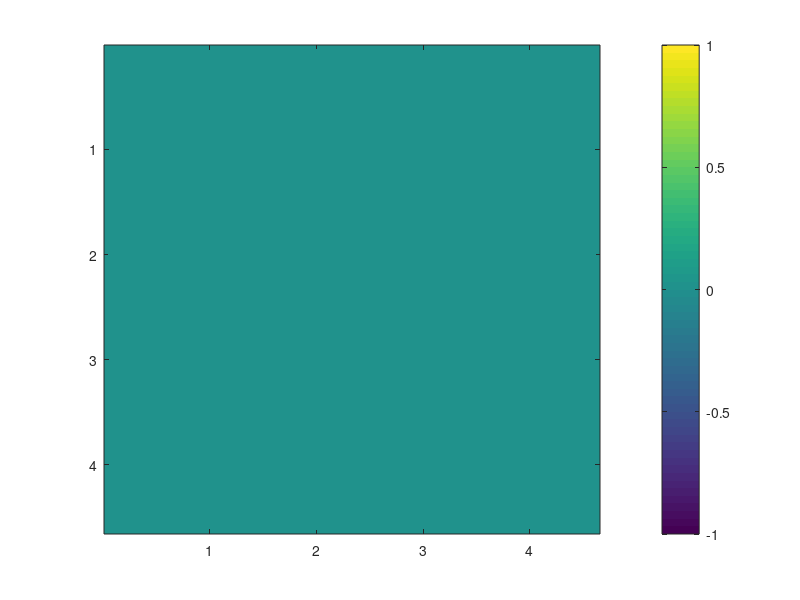

Source code (MATLAB): (Note: this script raises an error after producing the figure.)
%%%%%%%%%%%%%%%%%%%%%%%%%%%%%%%%%%%%%%%%%%%%%%%%%%%%%%%%%%%%%%%%%%%%%%%%%%%
% Written for Course :- Computational Electromagnetics, Fall 2011
%                       Department of Electrical Engineering
%                       Indian Institute of Technology Madras
%                       Chennai - 600036, India
%
% Authors            :- Sathya Swaroop Ganta, B.Tech., M.Tech. Electrical Engg.
%                       Kayatri, M.S. Engineering Design
%                       Pankaj, M.S. Electrical Engg.
%                       Sumantra Chaudhuri, M.S. Electrical Engg.
%                       Projesh Basu, M.S. Electrical Engg.
%                       Nikhil Kumar CS, M.S. Electrical Engg.
%
% Instructor :- Ananth Krishnan
%               Assistant Professor
%               Department of Electrical Engineering
%               Indian Institute of Technology Madras
%
% Any correspondance regarding this program may be addressed to
% Prof. Ananth Krishnan at 'computational.em.at.iit.madras@gmail.com'
%
% Copyright/Licensing :- For educational and research purposes only. No
% part of this program may be used for any financial benefit of any kind
% without the consent of the instructor of the course.
%
%%%%%%%%%%%%%%%%%%%%%%%%%%%%%%%%%%%%%%%%%%%%%%%%%%%%%%%%%%%%%%%%%%%%%%%%%%%
% "A photonic crystal waveguide simulation using 2D FDTD"
% 
%              The photonic crystal structure consists of periodic dielectric 
% or metallo-dielectric structures within a background material of different 
% index. Photons, behaving as waves, propagate through the structure or not, 
% depending on the relation between the dimensions of the periodic structures
% and the wavelength of the propagating waves. 
%                
%              In this program, a 4.65 micron x 4.65 micron structure is taken
% with 7x7 periodic structures of square dimensions (made of silicon i.e n=3.4)  
% having 0.15 micron as the length of a side as a 7x7 square array at the centre 
% of the domain with a separation of 0.45 micron between neighbouring structures
% both horizontally and vertically. The region in between and surrounding that 
% of the structures are filled with air of refractive index, n=1. A central 
% horizontal line of 7 periodic structures are removed to form a central wave
% guide through which the light is guided.
%
%             The smallest dimension in this case is the dimension of the  
% periodic structures i.e 0.15 microns which is again divided into 'factor'
% no of space steps in the 2D FDTD program below and all dimensions in the
% structure including source wavelength are modeled using this smallest 
% dimension iin terms of numer of space steps.
%
%             An option is given in the program to have Mur’s absorbing boundary 
% condition or perfectly matched layer boundary condition. The 2D FDTD codes
% for the two cases are given in a detailed fashion in the previous programs
% and they are being reused here.
%
%             A color scaled plot of the Ez wave travelling through the
% waveguides starting from the left end of the central waveguide as a line
% source along the length of missing periodic structure of the central waveguide. 
% The source is hard and sinusoidal in nature and its free space wavelength 
% is given as 1.55 microns. The epsilon profile of the platform is shown in 
% the background of the plot to give a feel for the location of the travelling 
% wave. The simulation can be stopped by closing this plot window or by waiting 
% till the plots for all the time steps are shown.
%%%%%%%%%%%%%%%%%%%%%%%%%%%%%%%%%%%%%%%%%%%%%%%%%%%%%%%%%%%%%%%%%%%%%%%%%%%


%Clearing variables in memory and Matlab command screen
close all
clear;
clc;

%Boundary condition selection, any one can be selected by making it 1
pml=1;
abc=0;

factor=10;
%'factor' :- the number of times the smallest dimension (viz. 0.15 micron in 
%             the given spec) is divided to get one space step (delta)
% Increasing value of factor increases resolution of results but if that is done, 
% to see full result, value of time_tot (total time steps) should be increased. 

%Courant stability factor
S=1/(2^0.5);

% Parameters of free space (permittivity and permeability and speed of
% light) are all not 1 and are given real values
epsilon0=(1/(36*pi))*1e-9;
mu0=4*pi*1e-7;
c=3e+8;

% Spatial grid step length (spatial grid step= 0.15 micron/factor; and factor 
% can be changed)
delta=0.15e-6/factor;
% Temporal grid step obtained using Courant condition
deltat=S*delta/c;

%Total no of time steps
time_tot=1000;

% Grid Dimension in x (xdim) and y (ydim) directions
ydim=31*factor;%The domain is 30*factor space steps or 31*0.15=4.65 microns long
xdim=31*factor;%The domain is 80*factor space steps or 31*0.15=4.65 microns wide

%Free-space wavelength in microns
wav=1.55;

%Index of the periodic structures
index=3.4;

% Initialization of permittivity and permeability matrices
epsilon=epsilon0*ones(xdim,ydim);
mu=mu0*ones(xdim,ydim);


% Defining of the permittivity profile of the region:-

% Defining of the 7x7 array of periodic structures
for i=4:4:28
    for j=4:4:28
        epsilon((i-1)*factor+1:i*factor,(j-1)*factor+1:j*factor)=index*index*epsilon0;
    end
end

% Defining of the central waveguide region 
epsilon(:,15*factor+1:16*factor)=epsilon0;


% 2D FDTD update for PML boundary as used in previous program
if pml==1
    
    % Initialization of field matrices
    Ez=zeros(xdim,ydim);
    Ezx=zeros(xdim,ydim);
    Ezy=zeros(xdim,ydim);
    Hy=zeros(xdim,ydim);
    Hx=zeros(xdim,ydim);
    
    % Initializing electric conductivity matrices in x and y directions
    sigmax=zeros(xdim,ydim);
    sigmay=zeros(xdim,ydim);
    
    
    %Perfectly matched layer boundary design
    %Reference:-http://dougneubauer.com/wp-content/uploads/wdata/yee2dpml1/yee2d_c.txt
    %(An adaptation of 2-D FDTD TE code of Dr. Susan Hagness)
    
    %Boundary width of PML in all directions
    bound_width=factor*3;
    
    %Order of polynomial on which sigma is modeled
    gradingorder=6;
    
    %Required reflection co-efficient
    refl_coeff=1e-6;
    
    %Polynomial model for sigma
    sigmamax=(-log10(refl_coeff)*(gradingorder+1)*epsilon0*c)/(2*bound_width*delta);
    boundfact1=((epsilon(xdim/2,bound_width)/epsilon0)*sigmamax)/((bound_width^gradingorder)*(gradingorder+1));
    boundfact2=((epsilon(xdim/2,ydim-bound_width)/epsilon0)*sigmamax)/((bound_width^gradingorder)*(gradingorder+1));
    boundfact3=((epsilon(bound_width,ydim/2)/epsilon0)*sigmamax)/((bound_width^gradingorder)*(gradingorder+1));
    boundfact4=((epsilon(xdim-bound_width,ydim/2)/epsilon0)*sigmamax)/((bound_width^gradingorder)*(gradingorder+1));
    x=0:1:bound_width;
    for i=1:1:xdim
        sigmax(i,bound_width+1:-1:1)=boundfact1*((x+0.5*ones(1,bound_width+1)).^(gradingorder+1)-(x-0.5*[0 ones(1,bound_width)]).^(gradingorder+1));
        sigmax(i,ydim-bound_width:1:ydim)=boundfact2*((x+0.5*ones(1,bound_width+1)).^(gradingorder+1)-(x-0.5*[0 ones(1,bound_width)]).^(gradingorder+1));
    end
    for i=1:1:ydim
        sigmay(bound_width+1:-1:1,i)=boundfact3*((x+0.5*ones(1,bound_width+1)).^(gradingorder+1)-(x-0.5*[0 ones(1,bound_width)]).^(gradingorder+1))';
        sigmay(xdim-bound_width:1:xdim,i)=boundfact4*((x+0.5*ones(1,bound_width+1)).^(gradingorder+1)-(x-0.5*[0 ones(1,bound_width)]).^(gradingorder+1))';
    end
    
    %Magnetic conductivity matrix obtained by Perfectly Matched Layer condition
    %This is also split into x and y directions in Berenger's model
    sigma_starx=(sigmax.*mu)./epsilon;
    sigma_stary=(sigmay.*mu)./epsilon;
    
    %Multiplication factor matrices for H matrix update to avoid being calculated many times
    %in the time update loop so as to increase computation speed
    G=((mu-0.5*deltat*sigma_starx)./(mu+0.5*deltat*sigma_starx));
    H=(deltat/delta)./(mu+0.5*deltat*sigma_starx);
    A=((mu-0.5*deltat*sigma_stary)./(mu+0.5*deltat*sigma_stary));
    B=(deltat/delta)./(mu+0.5*deltat*sigma_stary);
    
    %Multiplication factor matrices for E matrix update to avoid being calculated many times
    %in the time update loop so as to increase computation speed
    C=((epsilon-0.5*deltat*sigmax)./(epsilon+0.5*deltat*sigmax));
    D=(deltat/delta)./(epsilon+0.5*deltat*sigmax);
    E=((epsilon-0.5*deltat*sigmay)./(epsilon+0.5*deltat*sigmay));
    F=(deltat/delta)./(epsilon+0.5*deltat*sigmay);
    
    % Update loop begins
    for n=1:1:time_tot
        
        %matrix update instead of for-loop for Hy and Hx fields
        Hy(1:xdim-1,1:ydim-1)=A(1:xdim-1,1:ydim-1).*Hy(1:xdim-1,1:ydim-1)+B(1:xdim-1,1:ydim-1).*(Ezx(2:xdim,1:ydim-1)-Ezx(1:xdim-1,1:ydim-1)+Ezy(2:xdim,1:ydim-1)-Ezy(1:xdim-1,1:ydim-1));
        Hx(1:xdim-1,1:ydim-1)=G(1:xdim-1,1:ydim-1).*Hx(1:xdim-1,1:ydim-1)-H(1:xdim-1,1:ydim-1).*(Ezx(1:xdim-1,2:ydim)-Ezx(1:xdim-1,1:ydim-1)+Ezy(1:xdim-1,2:ydim)-Ezy(1:xdim-1,1:ydim-1));
        
        %matrix update instead of for-loop for Ez field
        Ezx(2:xdim,2:ydim)=C(2:xdim,2:ydim).*Ezx(2:xdim,2:ydim)+D(2:xdim,2:ydim).*(-Hx(2:xdim,2:ydim)+Hx(2:xdim,1:ydim-1));
        Ezy(2:xdim,2:ydim)=E(2:xdim,2:ydim).*Ezy(2:xdim,2:ydim)+F(2:xdim,2:ydim).*(Hy(2:xdim,2:ydim)-Hy(1:xdim-1,2:ydim));
        
        % Source condition incorporating given free space wavelength 'wav'
        % and having a location at the left end of central waveguide just
        % after PML boundary
        tstart=1;
        N_lambda=wav*1e-6/delta;
        Ezx(bound_width+1,15*factor+1:16*factor)=0.5*sin(((2*pi*(c/(delta*N_lambda))*(n-tstart)*deltat)));
        Ezy(bound_width+1,15*factor+1:16*factor)=0.5*sin(((2*pi*(c/(delta*N_lambda))*(n-tstart)*deltat)));
                
        Ez=Ezx+Ezy;
        
        %Movie type colour scaled image plot of Ez
        h=imagesc(delta*1e+6*(1:1:xdim),(1e+6*delta*(1:1:ydim))',Ez',[-1,1]);colorbar;
        set(h,'AlphaData',2*epsilon'/epsilon0);
        colormap(slanCM('bwr')); % Apply blue-white-red colormap
        title(['\fontsize{20}Color-scaled image plot of Ez in photonic crystal waveguide with PML boundary and at time = ',num2str(round(n*deltat*1e+15)),' fs']);
        xlabel('x (in um)','FontSize',20);
        ylabel('y (in um)','FontSize',20);
        set(gca,'FontSize',20);
        getframe;
    end
end

%Fdtd update for Mur's absorbing boundary conditions
if abc==1
    
    % Initialization of field matrices
    Ez=zeros(xdim,ydim);
    Hy=zeros(xdim,ydim);
    Hx=zeros(xdim,ydim);
    
    % Initializing electric and magnetic conductivity matrices
    sigma=4e-4*ones(xdim,ydim);
    sigma_star=4e-4*ones(xdim,ydim);
    
    %Multiplication factor matrices for H matrix update to avoid being calculated many times
    %in the time update loop so as to increase computation speed
    A=((mu-0.5*deltat*sigma_star)./(mu+0.5*deltat*sigma_star));
    B=(deltat/delta)./(mu+0.5*deltat*sigma_star);
    
    %Multiplication factor matrices for E matrix update to avoid being calculated many times
    %in the time update loop so as to increase computation speed
    C=((epsilon-0.5*deltat*sigma)./(epsilon+0.5*deltat*sigma));
    D=(deltat/delta)./(epsilon+0.5*deltat*sigma);
    
    %Mur's absorbing boundary condition parameters
    p0=1;
    p2=-0.5;
    
    %Co-efficients of present and previous (regarding time-step) boundary Ez values
    %in boundary update equation for forward/up and backward/down boundaries in
    %the domain (as given in [1])
    c0=(c/(2*S))*(1-(p0/S));
    c1=-(c/(2*S))*(1+(p0/S));
    c2=(c/(S^2))*(p0+(p2*S*S));
    c3=-(p2*c)/2;
    c0efffor=-(c0/c1);
    c2efffor=-(c2/c1);
    c3efffor=-(c3/c1);
    c0=(c/(2*S))*(1+(p0/S));
    c1=-(c/(2*S))*(1-(p0/S));
    c2=-(c/(S^2))*(p0+(p2*S*S));
    c3=(p2*c)/2;
    c1effrev=-(c1/c0);
    c2effrev=-(c2/c0);
    c3effrev=-(c3/c0);
    
    %Storage vectors for Ez boundary and boundary-1 values of previous and its
    %previous timesteps
    prev_xfor=zeros(1,ydim);
    prev_x_minus_1for=zeros(1,ydim);
    prev_yfor=zeros(xdim,1);
    prev_y_minus_1for=zeros(xdim,1);
    prev_xrev=zeros(1,ydim);
    prev_x_minus_1rev=zeros(1,ydim);
    prev_yrev=zeros(xdim,1);
    prev_y_minus_1rev=zeros(xdim,1);
    
    % Update loop begins
    for n=1:1:time_tot
        
        %Vector update instead of for-loop for Hy and Hx fields
        Hx(2:xdim-3,2:ydim-3)=A(2:xdim-3,2:ydim-3).*Hx(2:xdim-3,2:ydim-3)-B(2:xdim-3,2:ydim-3).*(Ez(2:xdim-3,3:ydim-2)-Ez(2:xdim-3,2:ydim-3));
        Hy(2:xdim-3,2:ydim-3)=A(2:xdim-3,2:ydim-3).*Hy(2:xdim-3,2:ydim-3)+B(2:xdim-3,2:ydim-3).*(Ez(3:xdim-2,2:ydim-3)-Ez(2:xdim-3,2:ydim-3));
        
        %Vector update instead of for-loop for Ez field
        Ez(3:xdim-3,3:ydim-3)=C(3:xdim-3,3:ydim-3).*Ez(3:xdim-3,3:ydim-3)+(Hy(3:xdim-3,3:ydim-3)-Hy(2:xdim-4,3:ydim-3)-Hx(3:xdim-3,3:ydim-3)+Hx(3:xdim-3,2:ydim-4)).*D(3:xdim-3,3:ydim-3);
        
        %Mur's abc conditions obtained from Mur's difference equation for
        %forward boundary
        if n>1
            Ez(xdim-2,3:1:ydim-3)=c0efffor*(Ez(xdim-3,3:1:ydim-3)+prev_prev_xfor(1,3:1:ydim-3))-prev_prev_x_minus_1for(1,3:1:ydim-3)+c2efffor*(prev_xfor(1,3:1:ydim-3)+prev_x_minus_1for(1,3:1:ydim-3))+c3efffor*(prev_x_minus_1for(1,2:1:ydim-4)+prev_x_minus_1for(1,4:1:ydim-2)+prev_xfor(1,2:1:ydim-4)+prev_xfor(1,4:1:ydim-2));
        end
        
        %Storage vectors for boundary and boundary-1 values of previous and its
        %previous time steps updated at forward boundary
        prev_prev_xfor=prev_xfor;
        prev_prev_x_minus_1for=prev_x_minus_1for;
        prev_xfor(1,1:1:ydim)=Ez(xdim-2,1:1:ydim);
        prev_x_minus_1for(1,1:1:ydim)=Ez(xdim-3,1:1:ydim);
        
        %Mur's abc conditions obtained from Mur's difference equation for
        %backward boundary
        if n>1
            Ez(2,3:1:ydim-3)=-prev_prev_xrev(1,3:1:ydim-3)+c1effrev*(Ez(3,3:1:ydim-3)+prev_prev_x_minus_1rev(1,3:1:ydim-3))+c2effrev*(prev_xrev(1,3:1:ydim-3)+prev_x_minus_1rev(1,3:1:ydim-3))+c3effrev*(prev_x_minus_1rev(1,2:1:ydim-4)+prev_x_minus_1rev(1,4:1:ydim-2)+prev_xrev(1,2:1:ydim-4)+prev_xrev(1,4:1:ydim-2));
        end
        
        %Storage vectors for boundary and boundary-1 values of previous and its
        %previous time steps updated at backward boundary
        prev_prev_xrev=prev_xrev;
        prev_prev_x_minus_1rev=prev_x_minus_1rev;
        prev_xrev(1,1:1:ydim)=Ez(3,1:1:ydim);
        prev_x_minus_1rev(1,1:1:ydim)=Ez(2,1:1:ydim);
        
        %Mur's abc conditions obtained from Mur's difference equation for
        %upward boundary
        if n>1
            Ez(3:1:xdim-3,ydim-2)=c0efffor*(Ez(3:1:xdim-3,ydim-3)+prev_prev_yfor(3:1:xdim-3,1))-prev_prev_y_minus_1for(3:1:xdim-3,1)+c2efffor*(prev_yfor(3:1:xdim-3,1)+prev_y_minus_1for(3:1:xdim-3,1))+c3efffor*(prev_y_minus_1for(2:1:xdim-4,1)+prev_y_minus_1for(4:1:xdim-2,1)+prev_yfor(2:1:xdim-4,1)+prev_yfor(4:1:xdim-2,1));
        end
        
        %Storage vectors for boundary and boundary-1 values of previous and its
        %previous time steps updated at upward boundary
        prev_prev_yfor=prev_yfor;
        prev_prev_y_minus_1for=prev_y_minus_1for;
        prev_yfor(1:1:xdim,1)=Ez(1:1:xdim,ydim-2);
        prev_y_minus_1for(1:1:xdim,1)=Ez(1:1:xdim,ydim-3);
        
        %Mur's abc conditions obtained from Mur's difference equation for
        %downward boundary
        if n>1
            Ez(3:1:xdim-3,2)=-prev_prev_yrev(3:1:xdim-3,1)+c1effrev*(Ez(3:1:xdim-3,3)+prev_prev_y_minus_1rev(3:1:xdim-3,1))+c2effrev*(prev_yrev(3:1:xdim-3,1)+prev_y_minus_1rev(3:1:xdim-3,1))+c3effrev*(prev_y_minus_1rev(2:1:xdim-4,1)+prev_y_minus_1rev(4:1:xdim-2,1)+prev_yrev(2:1:xdim-4,1)+prev_yrev(4:1:xdim-2,1));
        end
        
        %Storage vectors for boundary and boundary-1 values of previous and its
        %previous time steps updated at downward boundary
        prev_prev_yrev=prev_yrev;
        prev_prev_y_minus_1rev=prev_y_minus_1rev;
        prev_yrev(1:1:xdim,1)=Ez(1:1:xdim,3);
        prev_y_minus_1rev(1:1:xdim,1)=Ez(1:1:xdim,2);
        
        %Mirroring of corner values taking the fact that corners are reached by the fields from the previous corners
        %in two time steps as S=1/sqrt(2) viz. sqrt(2)*delta(distance between two corners) is reached in 2 time steps
        Ez(2,2)=prev_prev_xrev(3);
        Ez(2,ydim-2)=prev_prev_xrev(ydim-3);
        Ez(xdim-2,2)=prev_prev_x_minus_1for(3);
        Ez(xdim-2,ydim-2)=prev_prev_x_minus_1for(ydim-3);
        
        % Source condition incorporating given free space wavelength 'wav'
        % and having a location at the left end of central waveguide just
        % at the start of missing periodic structure.
        tstart=1;
        N_lambda=wav*1e-6/delta;
        Ez(3*factor+1,15*factor+1:16*factor)=sin(((2*pi*(c/(delta*N_lambda))*(n-tstart)*deltat)));
        
        
        %Movie type colour scaled image plot of Ez
        h=imagesc(delta*(1:1:xdim)*1e+6,(1e+6*delta*(1:1:ydim))',Ez',[-1,1]);colorbar;
        set(h,'AlphaData',2*epsilon'/epsilon0);
        title(['\fontsize{20}Color-scaled image plot of Ez in photonic crystal waveguide with Mur ABC boundary and at time = ',num2str(round(n*deltat*1e+15)),' fs']);
        xlabel('x (in um)','FontSize',20);
        ylabel('y (in um)','FontSize',20);
        set(gca,'FontSize',20);
        getframe;
    end
end
%%%%%%%%%%%%%%%%%%%%%%%%%%%%%%%%%%%%%%%%%%%%%%%%%%%%%%%%%%%%%%%%%%%%%%%%%%%
% END OF PROGRAM
%%%%%%%%%%%%%%%%%%%%%%%%%%%%%%%%%%%%%%%%%%%%%%%%%%%%%%%%%%%%%%%%%%%%%%%%%%%  